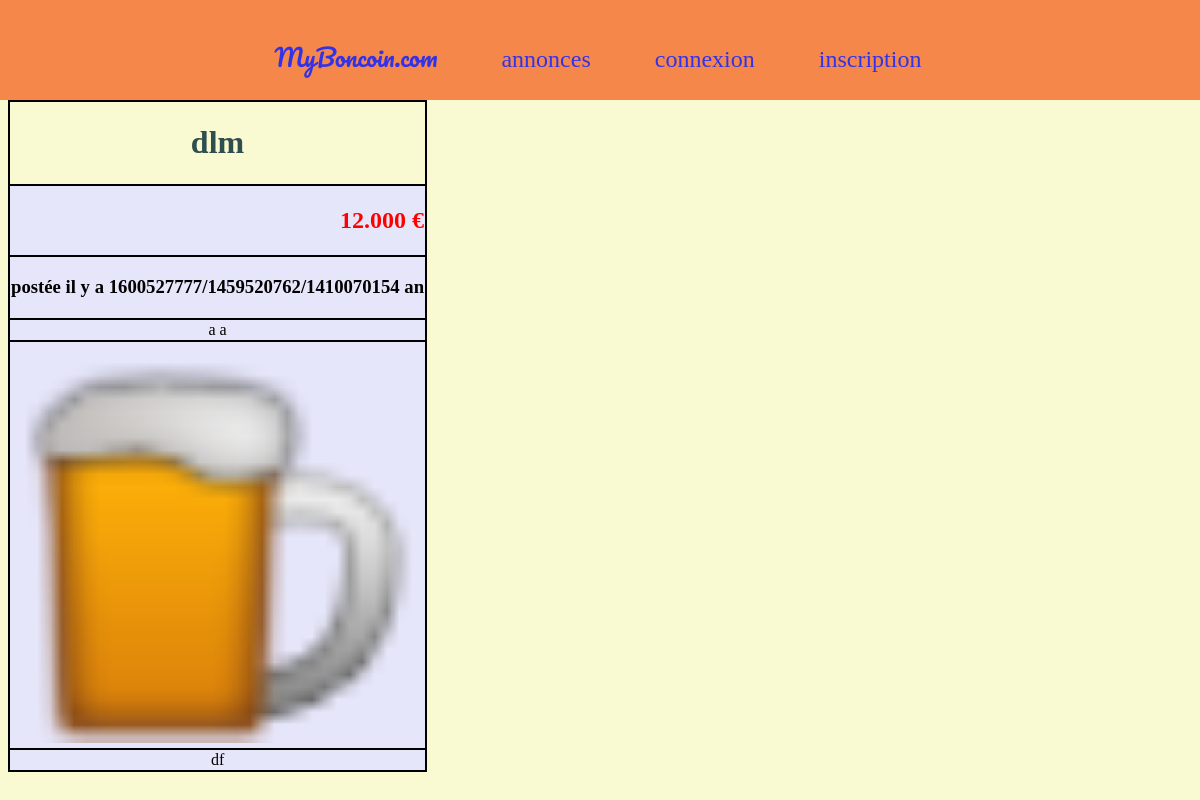
The app's page /annoncesplus.php?id_annonce=11 with its own data.
### tables this page shows
CREATE TABLE IF NOT EXISTS `annonce` (
  `id_annonce` int(11) NOT NULL AUTO_INCREMENT,
  `titre` varchar(128) NOT NULL,
  `description` text NOT NULL,
  `url_photo` varchar(1024) DEFAULT NULL,
  `date_publication` datetime NOT NULL,
  `prix` decimal(15,3) NOT NULL,
  `active` tinyint(1) DEFAULT NULL,
  `id_utilisateur` int(11) NOT NULL,
  `id_categorie` int(11) NOT NULL,
  `id_commune` int(11) DEFAULT NULL,
  PRIMARY KEY (`id_annonce`),
  KEY `FK_annonce_id_utilisateur` (`id_utilisateur`),
  KEY `FK_annonce_id_categorie` (`id_categorie`),
  KEY `FK_annonce_id_commune` (`id_commune`)
);

CREATE TABLE IF NOT EXISTS `utilisateur` (
  `id_utilisateur` int(11) NOT NULL AUTO_INCREMENT,
  `email` varchar(255) NOT NULL,
  `mdp` varchar(50) NOT NULL,
  `nom` varchar(128) NOT NULL,
  `prenom` varchar(50) DEFAULT NULL,
  `telephone` varchar(25) DEFAULT NULL,
  `departement` int(2) NOT NULL,
  PRIMARY KEY (`id_utilisateur`),
  UNIQUE KEY `email` (`email`)
);

### includes/models/annonces.php (called while the page is built, shortened)
<?php
require_once __DIR__.'/db.php';
function findOneAnnonceById2($id_annonce) {
    global $db;
    $sql = "SELECT * FROM annonce a JOIN utilisateur u on a.id_utilisateur=u.id_utilisateur WHERE a.id_annonce=$id_annonce
";
    return execute($db,$sql);
}

### includes/models/db.php (called while the page is built, shortened)
<?php
function execute($db,$sql,$count = false) {
    global $db;
    $res_req = mysqli_query($db,$sql) ;
    return $res_req;
}

### annoncesplus.php (the view, shortened to what this page needs)
<?php
require_once 'header.php';
require_once 'db_connect.php';
require_once 'includes/models/annonces.php';
$id_annonce = null;
if(isset($_GET['id_annonce']) && ctype_digit($_GET['id_annonce'])){
    $id_annonce=$_GET['id_annonce'];
}else{
    header('Location:index.php?error=8');
    exit();
}
$annonce = mysqli_fetch_assoc(findOneAnnonceById2($id_annonce));
print_r($_SESSION['id_utilisateur']);
?>
    <div class="container">
    <div class="row">
        <div class="col-md-12">
            <table id="table_dashboard" class="table table-bordered table-responsive table-striped">
                <thead>
                <tr>
                    <th><h1><?= $annonce['titre']?></h1></th>
                </tr>
                </thead>
                <td>
                    <h2 align="right" style="color: red">
                        <?php echo $annonce['prix']?> &euro;</h2>
                </td>
                <tr>
                    <td>
                        <h3>postée il y a
                            <?php
                            $a=time();
                            $b=strtotime($annonce['date_publication']);
                            $c=$a-$b;
                            $tempo=array(
                                        'an'        => 31104000,
                                        'mois'      =>2592000,
                                        'jours'     =>86400,
                                        'heures'    =>3600,
                                        'minutes'   =>60
                                );
                            echo $a.'/'.$b.'/'.$c;
                                foreach($tempo as $temps=>$item){
                                if($c>=$item){
                                    $d=floor($c/$item);
                                    echo $d.' '.$temps;
                                    break;
                                    }
                               }
                            ?>
                        </h3>
                    </td>
                <tr>
                    <td><?=$annonce['nom'].' '.$annonce['prenom']?></td>
                </tr>
                </tr>
                <tr>
                    <td>
                        <img width="400" src="uploads/<?= $annonce['url_photo'] ?>">
                    </td>
                </tr>
                <tr>
                    <td>
                    <?php echo $annonce['description']?>
                    </td>
                </tr>
            </table>
        </div>
    </div>
    </div>

### css/style.css (style rules this page uses)
body { font-family: "Arial Black"; background-color: lightgoldenrodyellow; }
h2 { margin-left: 15px; }
h1,h2,h4 { color: darkslategrey; }
.container { margin:auto; margin-top: 100px; text-align: center; }
table { border: 2px solid #000000; border-collapse:collapse; }
th { border: 2px solid #000000; }
td:nth-child(2n+1) { background-color:lavender; }
td { border: 2px solid #000000; }

### header.php (style rules this page uses)
.container { margin:auto; margin-top: 100px; text-align: center; }

### records on screen
annonce: titre "dlm", prix "12.000", date_publication "1459520762", date_publication "141007015", date_publication "4", temps "an", id_utilisateur.nom "a", id_utilisateur.prenom "a", url_photo (picture), description "df"

### other values on screen
$a "1600527777"
